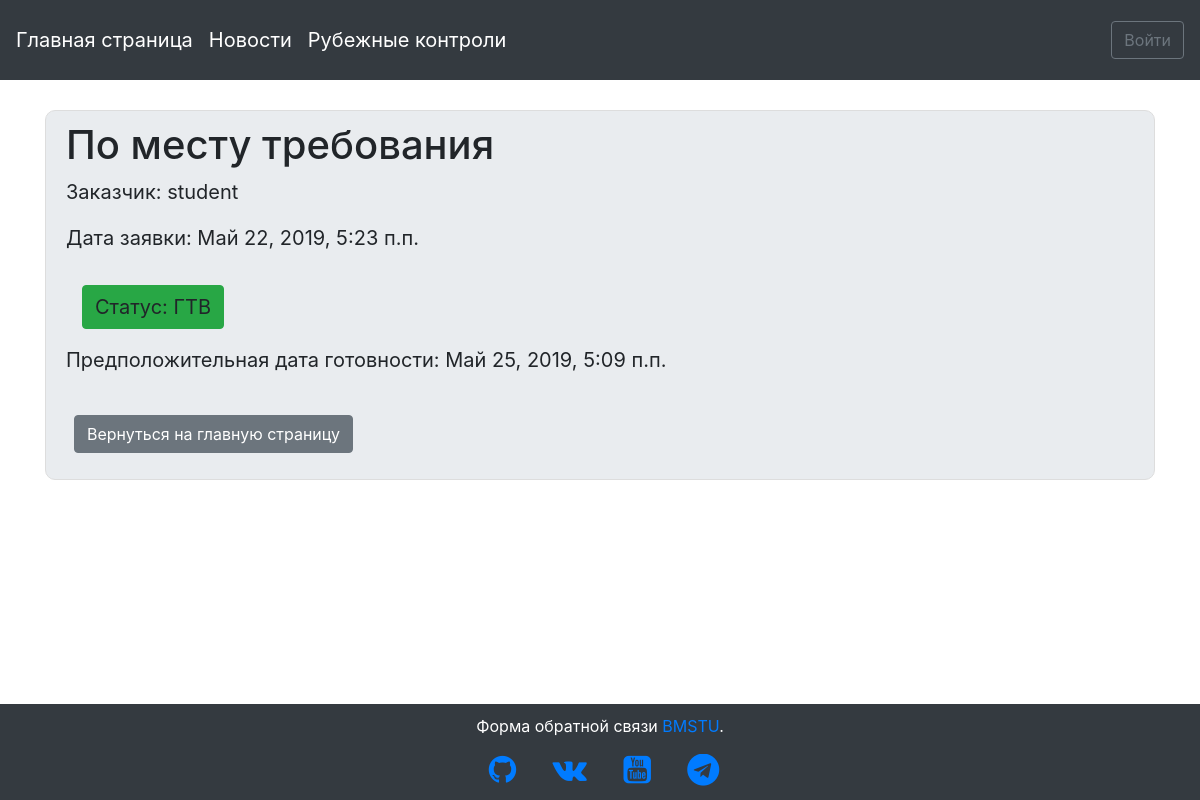
Page /orders/2/ on the committed database.
### orders/models.py (models this page shows, shortened)
class Order(models.Model):
    READY = 'ГТВ'
    WIP = 'ОБР'
    STATUS_CHOICES = (
        (READY, 'Готово'),
        (WIP, 'Обработка')
    )
    status = models.CharField(max_length=3,
        choices=STATUS_CHOICES,
        default=WIP,
        verbose_name='Статус заявки'
    )
    title = models.CharField(max_length=255, verbose_name="Комментарий")
    date = models.DateTimeField(auto_now_add=True, verbose_name='Дата создания')
    pred_date_rdy = models.DateTimeField(verbose_name='Предварительная дата готовности', default=(now() + timedelta(days=3)))
    author = models.ForeignKey(
        settings.AUTH_USER_MODEL,
        on_delete=models.CASCADE,
        verbose_name = "Заказчик"
    )

### users/models.py (models this page shows)
class CustomUser(AbstractUser):
    date_of_birth = models.DateTimeField(verbose_name='Дата рождения', default=date.today)
    full_name = models.CharField(max_length=255, verbose_name='ФИО', null=True)
    phone_no = models.CharField(max_length=255, verbose_name='Контактный телефон', default='+7-499-555-55-55')
    STUDENT = 'СТ'
    TEACHER = 'ПР'
    ROLE_CHOICES = (
        (STUDENT, 'Студент'),
        (TEACHER, 'Преподаватель')
    )
    user_role = models.CharField(max_length=2,
        choices=ROLE_CHOICES,
        default=STUDENT,
        verbose_name='Роль пользователя'
    )
    IU1 = 'ИУ1'
    IU2 = 'ИУ2'
    IU3 = 'ИУ3'
    IU4 = 'ИУ4'
    IU5 = 'ИУ5'
    IU6 = 'ИУ6'
    IU7 = 'ИУ7'
    IU8 = 'ИУ8'
    STUDENT_GROUP_CHOICES = (
        (IU1, 'ИУ-1'),
        (IU2, 'ИУ-2'),
        (IU3, 'ИУ-3'),
        (IU4, 'ИУ-4'),
        (IU5, 'ИУ-5'),
        (IU6, 'ИУ-6'),
        (IU7, 'ИУ-7'),
        (IU8, 'ИУ-8')
    )
    student_group = models.CharField(max_length=3,
        choices=STUDENT_GROUP_CHOICES,
        verbose_name='Группа студента',
        default=IU6
    )
    """
    if user_role == STUDENT:
        user_group = ForeignKey(
        Student_group,
        on_delete=models.CASCADE,
        verbose_name = "Группа студента"
    )
    """
    def __str__(self):
        return self.username

### orders/views.py (the view, shortened to what this page needs)
# urls.py: path('<int:pk>/', views.OrderDetailView.as_view(), name='order_detail'),
class OrderDetailView(DetailView):
    model = Order
    template_name = 'order_detail.html'

### templates/order_detail.html (shortened to what this page needs)
{% extends 'base.html' %}
{% block content %}
  <div class="content-section" style="height: 100%;">
      <div class="media-body">
        <h2 class="account-heading">{{ object.title }}</h2>
        <p class="text-body">Заказчик: {{ object.author }}</p>
        <p class="text-body">Дата заявки: {{ object.date }}</p>
        {% if object.status == 'ГТВ' %}
          <p class="text-body btn btn-success m-3">Статус: {{ object.status }}</p>
        {% else %}
          <p class="text-body btn btn-warning m-3">Статус: {{ object.status }}</p>
        {% endif %}
        <p class="text-body">Предположительная дата готовности: {{ object.pred_date_rdy }}</p>
      </div>
      <br>
      <p><a class="btn btn-secondary ml-2" href="{% url 'home' %}">Вернуться на главную страницу</a></p>
  </div>
{% endblock content %}

### static/css/base.css (style rules this page uses)
.account-heading { font-size: 2.5rem; }
.content-section { height: 850px; width: auto; background: #e9ecef; padding: 10px 20px; border: 1px solid #dddddd; border-radius: 10px; margin-bottom: 20px; }
.content-section p { font-size: 20px; }
body { background-image: url(http://iu1ni.bmstu.ru/imgs/mstu-logo.png); background-repeat: no-repeat; background-position: center 460px; background-size: 25%; background-color: #ffffff; background-attachment: fixed; }

### rows in the picture
Order: title "По месту требования", author "student", date "Май 22, 2019, 5:23 п.п.", status "ГТВ", pred_date_rdy "Май 25, 2019, 5:09 п.п."
